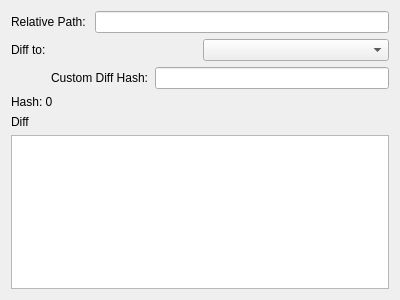
<?xml version="1.0" encoding="UTF-8"?>
<ui version="4.0">
 <class>GitInfoWidget</class>
 <widget class="QWidget" name="GitInfoWidget">
  <property name="geometry">
   <rect>
    <x>0</x>
    <y>0</y>
    <width>400</width>
    <height>300</height>
   </rect>
  </property>
  <property name="windowTitle">
   <string>Form</string>
  </property>
  <layout class="QVBoxLayout" name="verticalLayout">
   <item>
    <layout class="QHBoxLayout" name="horizontalLayout">
     <item>
      <widget class="QLabel" name="relativePathLabel">
       <property name="text">
        <string>Relative Path: </string>
       </property>
      </widget>
     </item>
     <item>
      <widget class="QLineEdit" name="relativePathEdit"/>
     </item>
    </layout>
   </item>
   <item>
    <layout class="QHBoxLayout" name="horizontalLayout_2">
     <item>
      <widget class="QLabel" name="diffToLabel">
       <property name="text">
        <string>Diff to: </string>
       </property>
      </widget>
     </item>
     <item>
      <widget class="QComboBox" name="diffToComboBox"/>
     </item>
    </layout>
   </item>
   <item>
    <layout class="QHBoxLayout" name="customDiffHashLayout">
     <item>
      <spacer name="horizontalSpacer">
       <property name="orientation">
        <enum>Qt::Horizontal</enum>
       </property>
       <property name="sizeType">
        <enum>QSizePolicy::Minimum</enum>
       </property>
       <property name="sizeHint" stdset="0">
        <size>
         <width>40</width>
         <height>20</height>
        </size>
       </property>
      </spacer>
     </item>
     <item>
      <widget class="QLabel" name="customDiffHashLabel">
       <property name="text">
        <string>Custom Diff Hash:</string>
       </property>
      </widget>
     </item>
     <item>
      <widget class="QLineEdit" name="customDiffHashEdit"/>
     </item>
    </layout>
   </item>
   <item>
    <widget class="QLabel" name="hashLabel">
     <property name="text">
      <string>Hash: 0</string>
     </property>
    </widget>
   </item>
   <item>
    <widget class="QLabel" name="diffLabel">
     <property name="text">
      <string>Diff</string>
     </property>
    </widget>
   </item>
   <item>
    <widget class="QTextBrowser" name="diffText"/>
   </item>
  </layout>
 </widget>
 <resources/>
 <connections/>
</ui>
